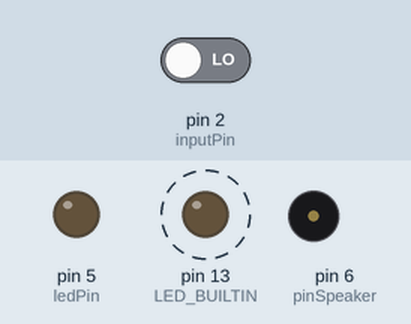
Bench run of a sketch on a simulated Arduino Uno, built with avr-gcc and run on an emulated ATmega328P. Parts: output pins drawn as LEDs (lit = HIGH), buzzer (waves = sounding, pin HIGH). Dashed ring = blinking. Inputs (shaded band) come from the test bench; at power-on: pin 2 (inputPin) LOW.

Above: at 0.9 s.
1.3 s: pin 2 (inputPin) driven HIGH
At 1.45 s:
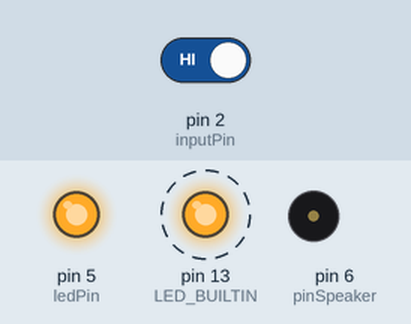
4.3 s: pin 2 (inputPin) driven LOW
At 4.6 s:
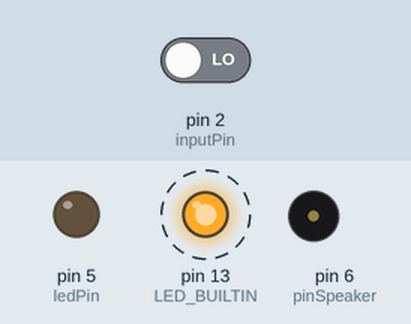
Timing chart, 0 to 13.3 s (numbered marks = the images above; inputs shaded):
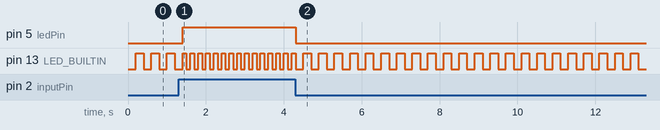

Measured:
- after the input at 1.3 s, pin 5 (ledPin): LOW → HIGH after 0.10 s; pin 13 (LED_BUILTIN): alternates HIGH for 0.10 s and LOW for 0.10 s, starting after 0.20 s
- after the input at 4.3 s, pin 5 (ledPin): HIGH → LOW at once; pin 13 (LED_BUILTIN): alternates HIGH for 0.20 s and LOW for 0.20 s, starting after 0.20 s; pin 6 (pinSpeaker): stays LOW (without the input it goes to HIGH after 4.5 s)
- by itself, pin 13 (LED_BUILTIN): alternates HIGH for 0.20 s and LOW for 0.20 s

The sketch:

alarme_jan29b.ino
```cpp
int ledPin=5;
int inputPin=2;
int pinSpeaker=6;
int pinState=LOW;
int val=0;
bool led=true;
int nbMove = 0;
/*                       Hap  py  Birth Day  to  you,  Hap py   birth day  to
                         C4   C4   D4   C4   F4   E4   C4   C4   D4   C4   G4 */
unsigned int notes[] = { 262, 262, 294, 262, 349, 330, 262, 262, 294, 262, 392,

/*                       you, Hap py  Birth Day  dear  xxxx      Hap  py   birth
                         F4   C4   C4   C5   A4   F4   E4   D4   B4b  B4b  A4 */
                         349, 262, 262, 523, 440, 349, 330, 294, 466, 466, 440,

/*                       day  to  you
                         F4   G4   F4   */
                         349, 392, 349
                        };

void setup() {
  pinMode(ledPin, OUTPUT);
  pinMode(inputPin, INPUT);
  pinMode(pinSpeaker, OUTPUT);

  pinMode(LED_BUILTIN, OUTPUT);
}

void loop() {
  // put your main code here, to run repeatedly:
  val = digitalRead(inputPin);
  led = !led;
  if(led){
     digitalWrite(LED_BUILTIN, HIGH);
  }
  else{
    digitalWrite(LED_BUILTIN, LOW);
  }

  if(val == HIGH){
    digitalWrite(ledPin, HIGH);
    //joueSon(300,160);
    nbMove += 1;

  }
  else{
    digitalWrite(ledPin,LOW);
    joueSon(0,0);
    nbMove = 0;
    delay(100);


  }
  if(nbMove==60){
    nbMove= 0;
    for(int i=0;i<25;i++){
      joueSon(200,notes[i]);
      joueSon(0,0);
      delay(40);
    }
  }

  delay(100);
}

void joueSon(long duree,int frequence){
  duree *= 1000;
  int periode =(1.0 /frequence)*1000000;
  long temps_passe=0;
  while(temps_passe <duree){
    digitalWrite(pinSpeaker, HIGH);
    delayMicroseconds(periode/2);
    digitalWrite(pinSpeaker, LOW);
    delayMicroseconds(periode/2);
    temps_passe += periode;

  }

}
```
